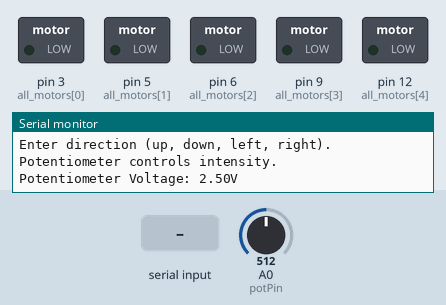
Recording of a sketch running on a simulated Arduino Uno, built with avr-gcc and run on an emulated ATmega328P. Shown: switched loads named in the sketch (green lamp = pin HIGH), the last lines printed to the serial monitor. Dashed ring = blinking. Inputs (shaded band) come from the test bench; at power-on: A0 (potPin) = 512.

Above: at 1.2 s.
1.3 s: "up\n" received over Serial
At 1.7 s:
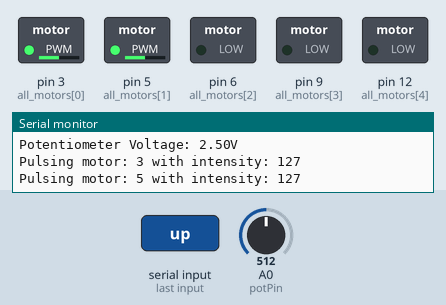
4.3 s: A0 (potPin) set to 716
7.3 s: "down\n" received over Serial
At 7.7 s:
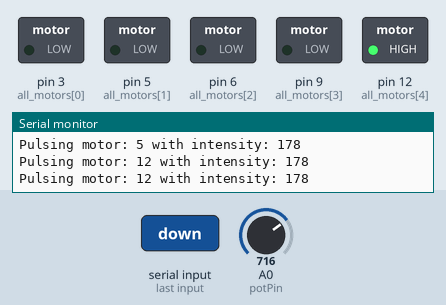
10.3 s: "left\n" received over Serial
At 10.7 s:
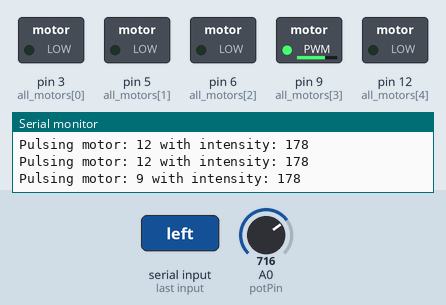
13.3 s: A0 (potPin) set to 900
16.3 s: "right\n" received over Serial
At 16.7 s:
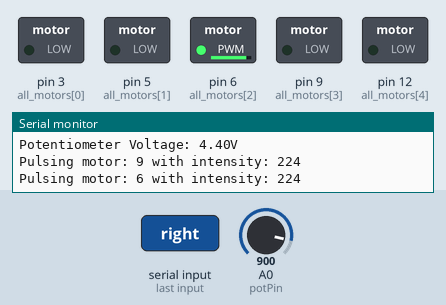
Timing chart, 0 to 20.3 s (numbered marks = the images above; inputs shaded):
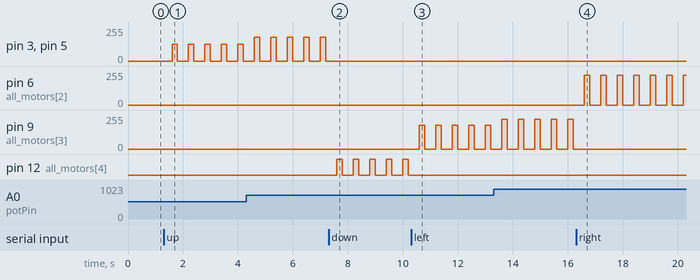

Measured:
- after the input at 1.3 s, pin 3 (all_motors[0]), pin 5 (all_motors[1]): alternates 127/255 for 0.20 s and 0/255 for 0.40 s, starting after 0.30 s
- after the input at 7.3 s, pin 3 (all_motors[0]), pin 5 (all_motors[1]): stops changing and stays 0/255; pin 12 (all_motors[4]): alternates HIGH for 0.20 s and LOW for 0.40 s, starting after 0.30 s
- after the input at 10.3 s, pin 9 (all_motors[3]): alternates 178/255 for 0.20 s and 0/255 for 0.40 s, starting after 0.30 s; pin 12 (all_motors[4]): stops changing and stays LOW
- after the input at 16.3 s, pin 6 (all_motors[2]): alternates 224/255 for 0.20 s and 0/255 for 0.40 s, starting after 0.30 s; pin 9 (all_motors[3]): stops changing and stays 0/255

The sketch:

Plusating_adjustableIntensity_VoltageDisplay.ino
```cpp
const int all_motors[5] = {3, 5, 6, 9, 12};

const int up_motorPins[2] = {3, 5};
const int down_motorPins[2] = {12, 12};
const int right_motorPins[1] = {6};
const int left_motorPins[1] = {9};

const int potPin = A0;

const int numberOfMotors = 5;
const int motorsPerGroup_1 = 2;
const int motorsPerGroup_2 = 1;

String inputDirection = "";
String lastDirection = "";  // Store last active direction
const int maxIntensity = 255;

// Pulse timing variables
unsigned long lastPulseTime = 0;
const unsigned long pulseDuration = 200;  // Duration for each pulse (milliseconds)
const unsigned long pulseInterval = 400;  // Time between pulses
bool motorState = false; // Tracks ON/OFF state of pulses

// Voltage display timing
unsigned long lastVoltageDisplayTime = 0;
const unsigned long voltageDisplayInterval = 1000;  // Print voltage every second

void setup() {
    for (int motor = 0; motor < numberOfMotors; motor++) {
        pinMode(all_motors[motor], OUTPUT);
    }
    pinMode(potPin, INPUT);
    Serial.begin(9600);
    Serial.println("Enter direction (up, down, left, right). Potentiometer controls intensity.");
}

void loop() {
    int potValue = analogRead(potPin);
    int intensity = map(potValue, 0, 1023, 0, maxIntensity);

    // Print voltage at regular intervals
    unsigned long currentTime = millis();
    if (currentTime - lastVoltageDisplayTime >= voltageDisplayInterval) {
        lastVoltageDisplayTime = currentTime;
        float voltage = (potValue / 1023.0) * 5.0;
        Serial.print("Potentiometer Voltage: ");
        Serial.print(voltage, 2);
        Serial.println("V");
    }

    // Read new direction command
    if (Serial.available() > 0) {
        inputDirection = Serial.readStringUntil('\n');
        inputDirection.trim();

        if (inputDirection != lastDirection) {
            lastDirection = inputDirection;  // Update direction
            stopAllMotors();  // Stop current motors before switching
        }
    }

    // Handle pulsed vibration
    if (currentTime - lastPulseTime >= (motorState ? pulseDuration : pulseInterval)) {
        motorState = !motorState;  // Toggle motor state
        lastPulseTime = currentTime;

        if (motorState) {
            processInput(lastDirection, intensity); // Activate motors
        } else {
            stopAllMotors();  // Pause motors
        }
    }
}

void processInput(String direction, int intensity) {
    if (direction == "up") {
        pulseMotors(up_motorPins, intensity, motorsPerGroup_1);
    } else if (direction == "down") {
        pulseMotors(down_motorPins, intensity, motorsPerGroup_1);
    } else if (direction == "left") {
        pulseMotors(left_motorPins, intensity, motorsPerGroup_2);
    } else if (direction == "right") {
        pulseMotors(right_motorPins, intensity, motorsPerGroup_2);
    } else {
        stopAllMotors();
    }
}

void pulseMotors(const int pins[], int intensity, int numberOfMotor) {
    for (int motor = 0; motor < numberOfMotor; motor++) {
        analogWrite(pins[motor], intensity);
        Serial.print("Pulsing motor: ");
        Serial.print(pins[motor]);
        Serial.print(" with intensity: ");
        Serial.println(intensity);
    }
}

void stopAllMotors() {
    for (int motor = 0; motor < numberOfMotors; motor++) {
        analogWrite(all_motors[motor], 0);
        digitalWrite(all_motors[motor], LOW);
    }
}
```
